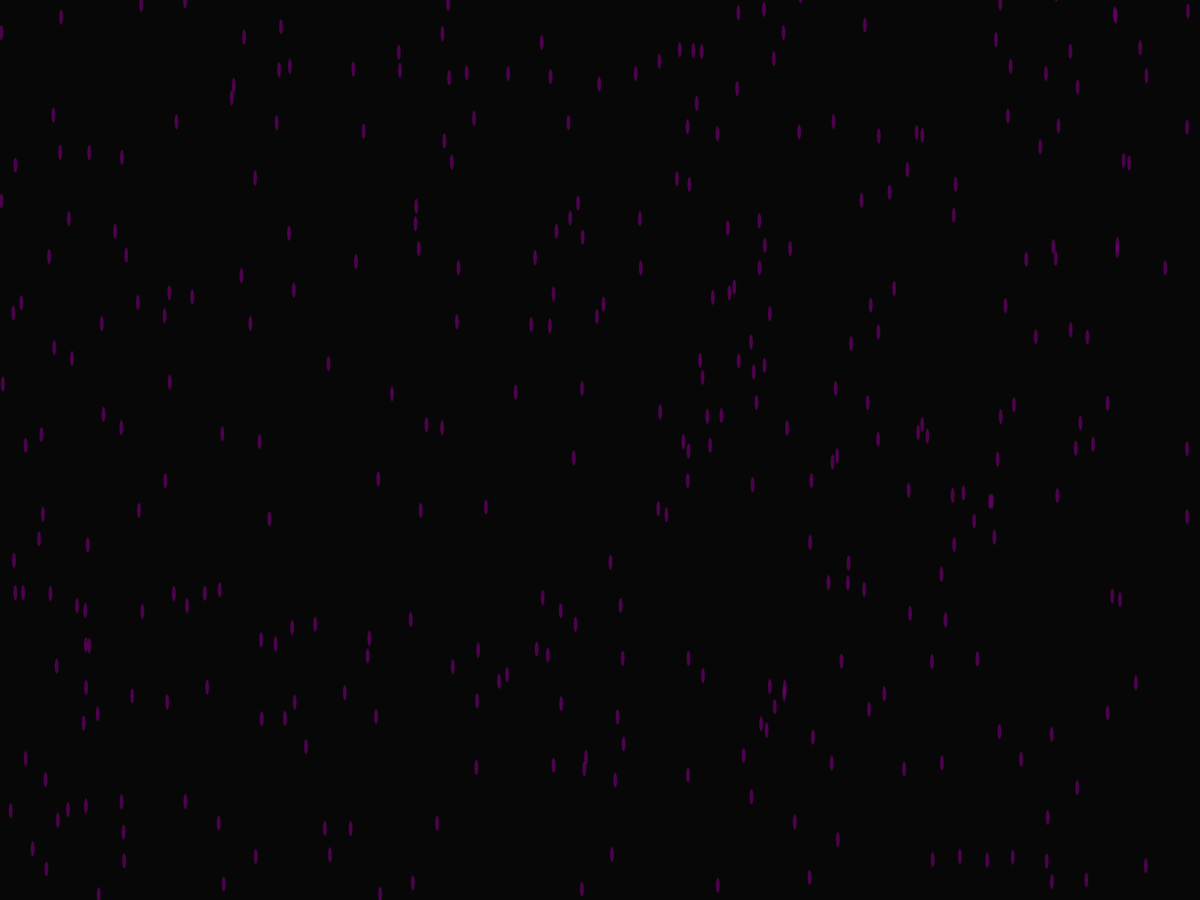
Frame 1 (no input)
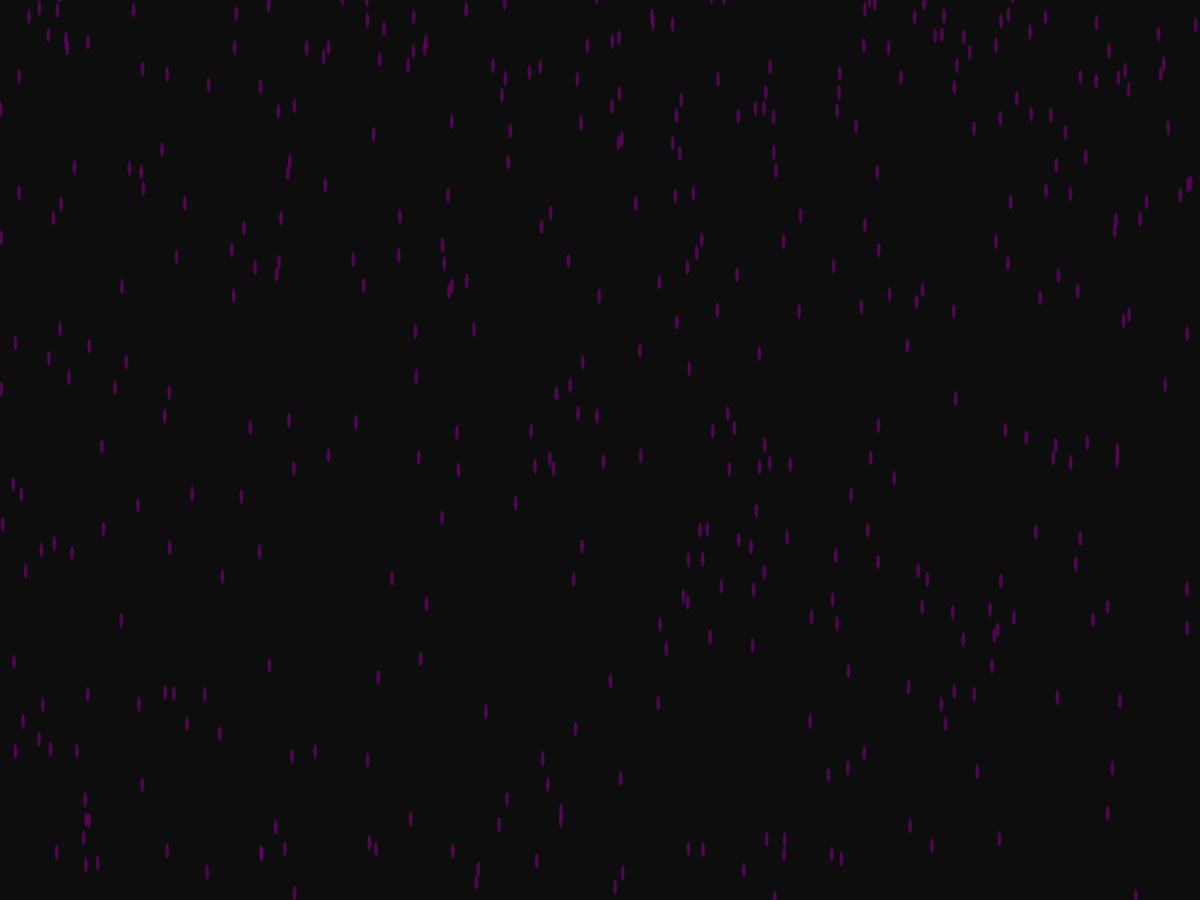
Frame 60 (the mouse pressed at the canvas centre just before this capture)
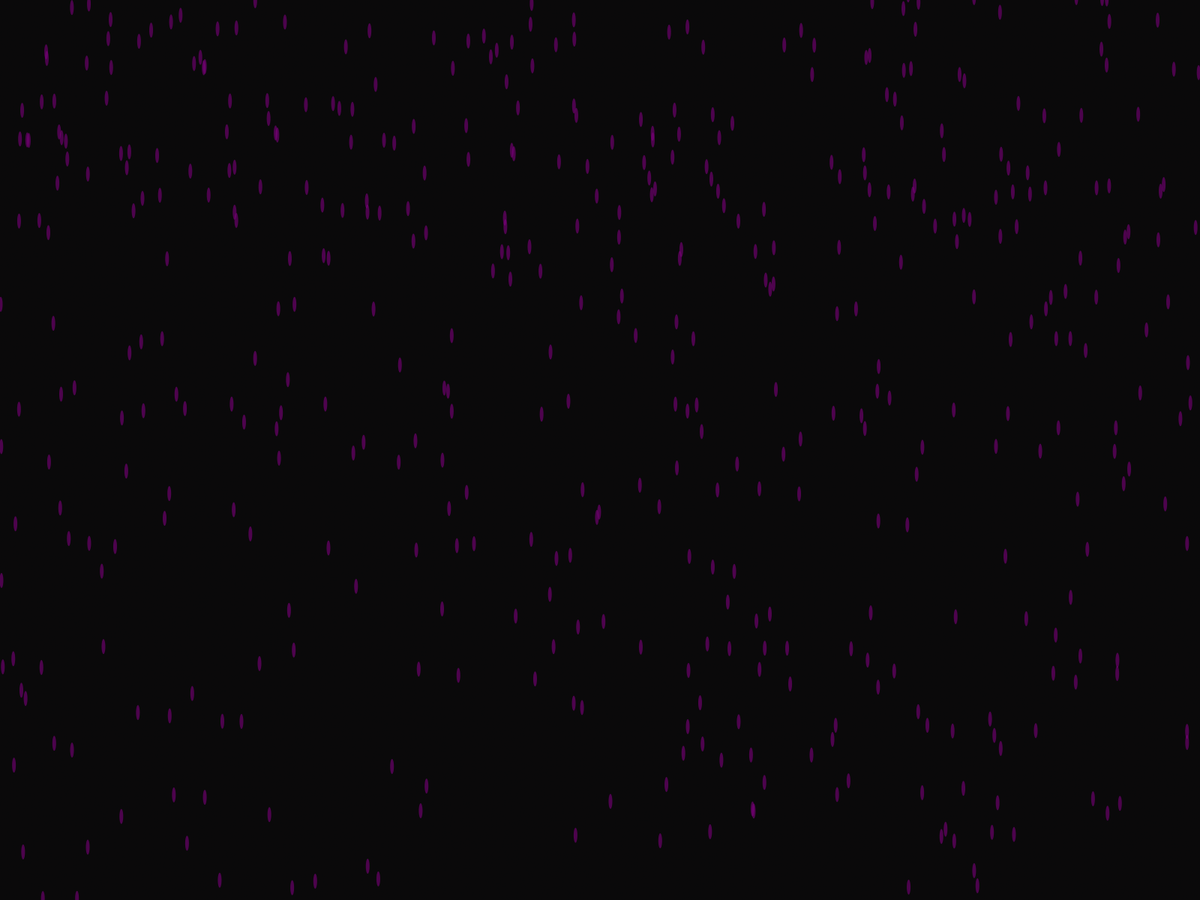
Frame 120 (the mouse held since frame 60 and released just before this capture)

The Processing sketch that drew these frames (run headless with seeded random() and noise(); from frame 60 on, the mouse is pressed at the canvas centre):

// Processing sketch: PurpleRain2
// ── PurpleRain2.pde
int numDrops = 500; // Number of raindrops
float[] xPositions = new float[numDrops]; // X positions of raindrops
float[] yPositions = new float[numDrops]; // Y positions of raindrops
float[] speeds = new float[numDrops]; // Speeds of raindrops

void setup() {
  fullScreen();
  size(800, 600); // Canvas size
  background(0); // Background color
  for (int i = 0; i < numDrops; i++) {
    xPositions[i] = random(width); // Initialize random x position
    yPositions[i] = random(-500, height); // Initialize random y position
    speeds[i] = random(2, 5); // Random speed for each raindrop
  }
  noStroke(); // Disable stroke for smoother raindrops
}

void draw() {
  // Draw background with a fade for trails
  fill(0, 10); // Use a low alpha for a trailing effect
  rect(0, 0, width, height);

  // Draw rain drops
  background(random(20));
  for (int i = 0; i < numDrops; i++) {
    fill(128, 0, 128, 150); // Purple color with alpha
    ellipse(xPositions[i], yPositions[i], 5, 20); // Raindrop shape

    yPositions[i] += speeds[i]; // Move raindrop down

    // Reset raindrop if it falls below the screen
    if (yPositions[i] > height) {
      yPositions[i] = random(-50, 0); // Reset position above the screen
      xPositions[i] = random(width); // Randomize x position
    }
  }

  // Apply CRT effect
  applyCRTEffect();
}

void applyCRTEffect() {
  loadPixels();
  for (int y = 0; y < height; y++) {
    for (int x = 0; x < width; x++) {
      int index = x + y * width;
      color c = pixels[index];

      // Simulate scanlines
      if (y % 2 == 0) {
        float darken = 0.85;
        pixels[index] = color(red(c) * darken, green(c) * darken, blue(c) * darken);
      }

      // Simulate screen curvature with color distortion
      float distX = (float)x / width - 0.5;
      float distY = (float)y / height - 0.5;
      float distort = (distX * distX + distY * distY) * 0.1;

      float r = red(c) * (1 - distort) + 10 * distort;
      float g = green(c) * (1 - distort);
      float b = blue(c) * (1 - distort) + 20 * distort;

      pixels[index] = color(r, g, b);
    }
  }
  updatePixels();
}
